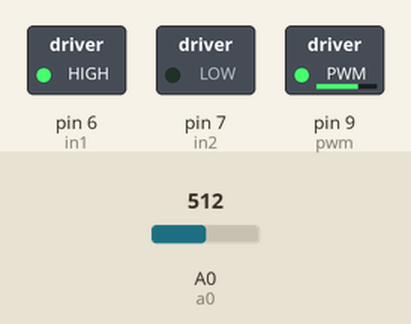
Bench run of a sketch on a simulated Arduino Uno, built with avr-gcc and run on an emulated ATmega328P. Shown: switched loads named in the sketch (green lamp = pin HIGH). Inputs (shaded band) come from the test bench; at power-on: A0 (a0) = 512. What the sketch prints to the serial monitor is not drawn.

Above: at 0.1 s.
Timing chart, 0 to 1.6 s (numbered marks = the images above):
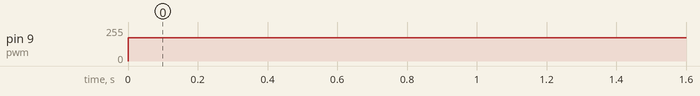

Measured:
- by itself, pin 9 (pwm): 0/255 → 175/255 at 0.00 s

The sketch:

currentSensorTest2.ino
```cpp
#include "Filter.h"

// current sensor analog pin
const int a0 = 0;

// controls motor speed
const int pwm = 9;

// default duty cycle
// motor range 80-255
float duty = 175;

// controls motor direction
const int in1 = 6;
const int in2 = 7;

int raw_value; // container for analogRead value with offset
const float raw_offset = 511.0; // experimentally determined DC offset for current sensor (-371.48)
const float cal_m = 0.727; // calibration coefficient
const float cal_b = 0.0195; // calibration offset
 float current=0; //

ExponentialFilter<float>FilteredCurrent(50,0);

void setup() {

  pinMode(pwm, OUTPUT);
  pinMode(in1, OUTPUT);
  pinMode(in2, OUTPUT);
  Serial.begin(9600);

  // intialize motor direction
  digitalWrite(in1, HIGH);
  digitalWrite(in2, LOW);


}

void loop() {

  analogWrite(pwm, duty);

         // read and adjust raw value reading from sensor
      raw_value = analogRead(a0) - raw_offset;
      current = (raw_value*cal_m) + cal_b;

  float RawCurrent=current;
  FilteredCurrent.Filter(RawCurrent);
  float SmoothCurrent=FilteredCurrent.Current();

//  if(abs(SmoothCurrent)>3) {
//    duty=0;
//  }
//  else {
//    duty=175;
//  }

  Serial.println(SmoothCurrent);
  delay(1000);

}
```
